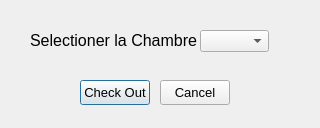
<?xml version="1.0" encoding="UTF-8"?>
<ui version="4.0">
 <class>CheckOutDialog</class>
 <widget class="QDialog" name="CheckOutDialog">
  <property name="windowModality">
   <enum>Qt::WindowModal</enum>
  </property>
  <property name="geometry">
   <rect>
    <x>0</x>
    <y>0</y>
    <width>320</width>
    <height>128</height>
   </rect>
  </property>
  <property name="windowTitle">
   <string>Check Out</string>
  </property>
  <widget class="QComboBox" name="cmbRoomList">
   <property name="geometry">
    <rect>
     <x>200</x>
     <y>30</y>
     <width>69</width>
     <height>22</height>
    </rect>
   </property>
   <property name="font">
    <font>
     <pointsize>12</pointsize>
    </font>
   </property>
  </widget>
  <widget class="QLabel" name="label">
   <property name="geometry">
    <rect>
     <x>30</x>
     <y>20</y>
     <width>181</width>
     <height>41</height>
    </rect>
   </property>
   <property name="font">
    <font>
     <pointsize>12</pointsize>
    </font>
   </property>
   <property name="text">
    <string>Selectioner la Chambre</string>
   </property>
  </widget>
  <widget class="QPushButton" name="btnCheckout">
   <property name="geometry">
    <rect>
     <x>80</x>
     <y>80</y>
     <width>70</width>
     <height>25</height>
    </rect>
   </property>
   <property name="font">
    <font>
     <pointsize>10</pointsize>
    </font>
   </property>
   <property name="text">
    <string>Check Out</string>
   </property>
  </widget>
  <widget class="QPushButton" name="btnCancel">
   <property name="geometry">
    <rect>
     <x>160</x>
     <y>80</y>
     <width>70</width>
     <height>25</height>
    </rect>
   </property>
   <property name="font">
    <font>
     <pointsize>10</pointsize>
    </font>
   </property>
   <property name="text">
    <string>Cancel</string>
   </property>
  </widget>
 </widget>
 <resources/>
 <connections/>
</ui>
